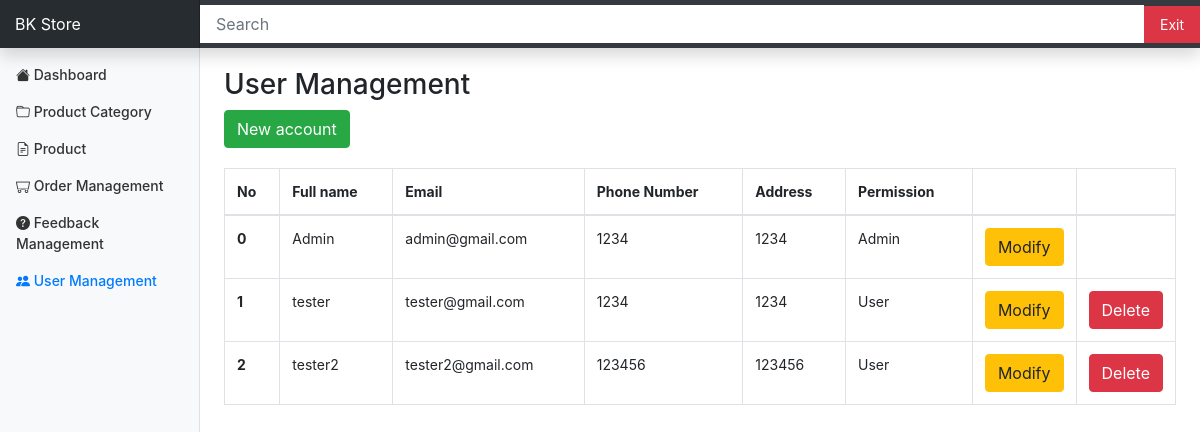
The page /UserAdmin (signed in) on the database its author committed.
### tables this page shows
CREATE TABLE `user` (
  `id` int(11) NOT NULL,
  `fullname` varchar(50) DEFAULT NULL,
  `email` varchar(150) DEFAULT NULL,
  `phone_number` varchar(20) DEFAULT NULL,
  `address` varchar(200) DEFAULT NULL,
  `password` varchar(32) DEFAULT NULL,
  `role_id` int(11) DEFAULT NULL,
  `deleted` int(11) NOT NULL
);

CREATE TABLE `role` (
  `id` int(11) NOT NULL,
  `name` varchar(20) NOT NULL
);

### mvc/core/Controller.php (called while the page is built, shortened)
<?php
class Controller{
    public function view($view, $data=[]){
        require_once "mvc/views/". $view .".php";
    }
}
?>

### mvc/controllers/UserAdmin.php (called while the page is built, shortened)
<?php
class UserAdmin extends Controller{
    public $userModel;
    public function __construct() {
        $this->userModel = $this->model("UserAdminModel");
    }
    public function SayHi(){
        $allUser = $this->userModel->getAllUser();
        $this->view("user/userAdmin",[
            "allUser"=> $allUser
        ]);
    }
}
?>

### mvc/core/App.php (called while the page is built, shortened)
<?php
class App{
    protected $action = "SayHi";
    function __construct(){
        $arr = $this->UrlProcess();
        if( file_exists("./mvc/controllers/".$arr[0].".php") ){
            unset($arr[0]);
        }
        $this->controller = new $this->controller;
        $this->params = $arr ? array_values($arr) : [];
        call_user_func_array([$this->controller, $this->action], $this->params);
    }
    function UrlProcess(){
        if( isset($_GET["url"]) ){
            return explode("/", filter_var(trim($_GET["url"], "/")));
        }
    }
}
?>

### index.php (called while the page is built, shortened)
<?php
$myApp = new App();
?>

### mvc/core/DB.php (called while the page is built, shortened)
<?php
class DB {
    function executeResult($sql, $isSingle = false) {
        $data = null;
        $conn = mysqli_connect(HOST, USERNAME, PASSWORD, DATABASE);
        mysqli_set_charset($conn, 'utf8');
        $resultset = mysqli_query($conn, $sql);
        if($resultset){
            if($isSingle) {
                $data = mysqli_fetch_array($resultset, 1);
            } else {
                $data = [];
                while(($row = mysqli_fetch_array($resultset, 1)) != null) {
                    $data[] = $row;
                }
            }
        }
        return $data;
    }
}

### mvc/models/UserAdminModel.php (called while the page is built, shortened)
<?php
class UserAdminModel extends DB{
    public function getAllUser(){
        $sql = "select User.*, Role.name as role_name from User left join Role on User.role_id = Role.id where User.deleted = 0";
	    $data = $this->executeResult($sql);
        return $data;
    }
}

### mvc/views/user/userAdmin.php (the view, shortened to what this page needs)
<?php
	require_once('mvc/views/blocks/header_admin.php');
?>
<div class="row" style="margin-top: 20px;">
	<div class="col-md-12 table-responsive">
		<h3>User Management</h3>
		<a href="http://localhost/bkstore/UserAdmin/viewInsertUser"><button class="btn btn-success">New account</button></a>
		<table class="table table-bordered table-hover" style="margin-top: 20px;">
			<thead>
				<tr>
					<th>No</th>
					<th>Full name</th>
					<th>Email</th>
					<th>Phone Number</th>
					<th>Address</th>
					<th>Permission</th>
					<th style="width: 50px"></th>
					<th style="width: 50px"></th>
				</tr>
			</thead>
			<tbody>
<?php
	$countUser = count($data["allUser"]);
	for($i=0; $i<$countUser; $i++) {
		echo '<tr>
					<th>'.$i.'</th>
					<td>'.$data["allUser"][$i]['fullname'].'</td>
					<td>'.$data["allUser"][$i]['email'].'</td>
					<td>'.$data["allUser"][$i]['phone_number'].'</td>
					<td>'.$data["allUser"][$i]['address'].'</td>
					<td>'.$data["allUser"][$i]['role_name'].'</td>
					<td style="width: 50px">
						<a href="http://localhost/bkstore/UserAdmin/viewUpdateUser/'.$data["allUser"][$i]['id'].'"><button class="btn btn-warning">Modify</button></a>
					</td>
					<td style="width: 50px">';
		if($data["allUser"][$i]['role_id'] != 2) {
			echo '<a href="http://localhost/bkstore/UserAdmin/deletedUser/'.$data["allUser"][$i]['id'].'"><button class="btn btn-danger">Delete</button><a/>';
		}
		echo '
					</td>
				</tr>';
	}
?>
			</tbody>
		</table>
	</div>
</div>
<?php
	require_once('mvc/views/blocks/footer_admin.php');
?>

### public/css/dashboard.css (style rules this page uses)
body { font-size: .875rem; }

### rows shown on the page
user: fullname "Admin", email "admin@gmail.com", phone_number "1234", address "1234", role.name "Admin"
user: fullname "tester", email "tester@gmail.com", phone_number "1234", address "1234", role.name "User"
user: fullname "tester2", email "tester2@gmail.com", phone_number "123456", address "123456", role.name "User"
